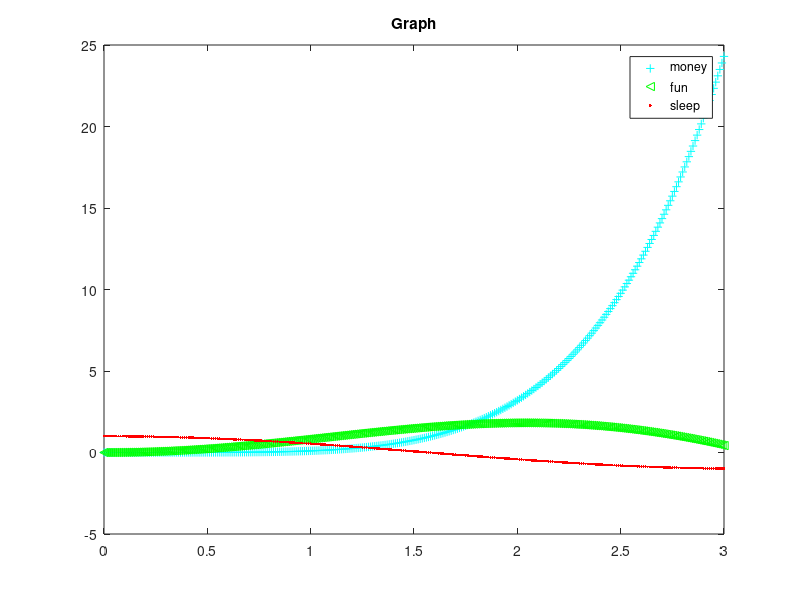

Source code (MATLAB):
x=0:0.01:3;
f1=x.^5/10;
f2=x.*sin(x);
f3=cos(x);
plot(x,f1,"c+",x,f2,"g<",x,f3,"r.")
title("Graph")
legend('money','fun','sleep')

